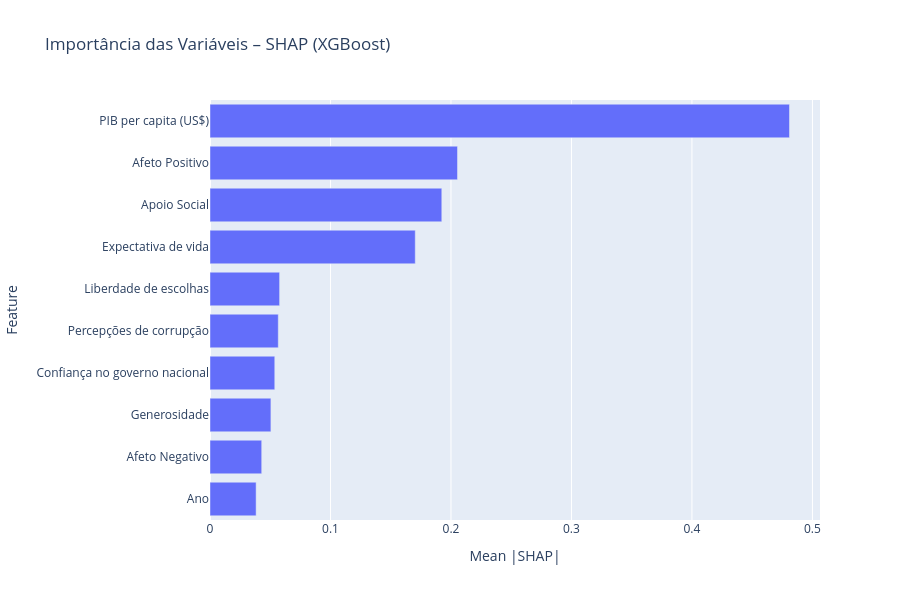

Notebook source saved alongside this figure:
### Markdown cell above
##### Importância das variáveis no XGBoost

### Code cell
explainer = shap.TreeExplainer(modelo_xgb)
shap_values = explainer.shap_values(X_test)

# mean(|SHAP|) por feature
mean_abs_shap = np.abs(shap_values).mean(axis=0)
df_shap = pd.DataFrame({
    "Feature": X_test.columns,
    "Mean |SHAP|": mean_abs_shap
}).sort_values("Mean |SHAP|", ascending=True)

fig = px.bar(
    df_shap,
    x="Mean |SHAP|",
    y="Feature",
    orientation="h",
    title="Importância das Variáveis – SHAP (XGBoost)"
)
fig.update_layout(height=600)
fig.show()

### Figure 1 — Plotly figure (JSON) as saved in the notebook; plotly's stock layout.template omitted (floating-point values rounded to 4 significant figures)
{"data": [{"hovertemplate": "Mean |SHAP|=%{x}<br>Feature=%{y}<extra></extra>", "legendgroup": "", "marker": {"color": "#636efa", "pattern": {"shape": ""}}, "name": "", "orientation": "h", "showlegend": false, "textposition": "auto", "type": "bar", "x": [0.03828, 0.04291, 0.05055, 0.05376, 0.05667, 0.05777, 0.1704, 0.1924, 0.2054, 0.481], "xaxis": "x", "y": ["Ano", "Afeto Negativo", "Generosidade", "Confiança no governo nacional", "Percepções de corrupção", "Liberdade de escolhas", "Expectativa de vida", "Apoio Social", "Afeto Positivo", "PIB per capita (US$)"], "yaxis": "y"}], "layout": {"barmode": "relative", "height": 600, "legend": {"tracegroupgap": 0}, "title": {"text": "Importância das Variáveis – SHAP (XGBoost)"}, "xaxis": {"anchor": "y", "domain": [0, 1], "title": {"text": "Mean |SHAP|"}}, "yaxis": {"anchor": "x", "domain": [0, 1], "title": {"text": "Feature"}}}}
